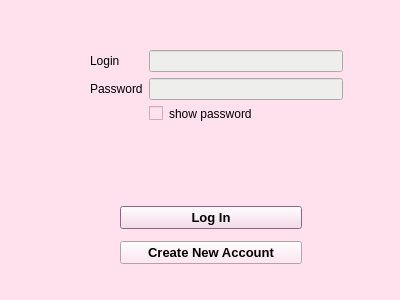
<?xml version="1.0" encoding="UTF-8"?>
<ui version="4.0">
 <class>login</class>
 <widget class="QDialog" name="login">
  <property name="geometry">
   <rect>
    <x>0</x>
    <y>0</y>
    <width>400</width>
    <height>300</height>
   </rect>
  </property>
  <property name="windowTitle">
   <string>Dialog</string>
  </property>
  <property name="styleSheet">
   <string notr="true">background-color: rgb(255, 224, 237);
border-color: rgb(173, 127, 168);
border-top-color: rgb(173, 127, 168);</string>
  </property>
  <widget class="QWidget" name="formLayoutWidget">
   <property name="geometry">
    <rect>
     <x>90</x>
     <y>50</y>
     <width>253</width>
     <height>115</height>
    </rect>
   </property>
   <layout class="QFormLayout" name="formLayout">
    <item row="0" column="0">
     <widget class="QLabel" name="login_label">
      <property name="styleSheet">
       <string notr="true">font: 700 11pt &quot;Source Code Pro&quot;;</string>
      </property>
      <property name="text">
       <string>Login</string>
      </property>
     </widget>
    </item>
    <item row="0" column="1">
     <widget class="QLineEdit" name="login_line_edit">
      <property name="styleSheet">
       <string notr="true">selection-background-color: rgb(239, 41, 41);
background-color: rgb(238, 238, 236);</string>
      </property>
     </widget>
    </item>
    <item row="1" column="0">
     <widget class="QLabel" name="password_label">
      <property name="styleSheet">
       <string notr="true">font: 700 11pt &quot;Source Code Pro&quot;;</string>
      </property>
      <property name="text">
       <string>Password</string>
      </property>
     </widget>
    </item>
    <item row="1" column="1">
     <widget class="QLineEdit" name="password_line_edit">
      <property name="styleSheet">
       <string notr="true">selection-background-color: rgb(239, 41, 41);
background-color: rgb(238, 238, 236);</string>
      </property>
      <property name="echoMode">
       <enum>QLineEdit::Password</enum>
      </property>
     </widget>
    </item>
    <item row="2" column="1">
     <widget class="QCheckBox" name="show_password_check_box">
      <property name="styleSheet">
       <string notr="true">alternate-background-color: rgb(238, 238, 236);
font: 11pt &quot;Source Code Pro&quot;;</string>
      </property>
      <property name="text">
       <string>show password</string>
      </property>
     </widget>
    </item>
   </layout>
  </widget>
  <widget class="QWidget" name="verticalLayoutWidget">
   <property name="geometry">
    <rect>
     <x>120</x>
     <y>200</y>
     <width>182</width>
     <height>71</height>
    </rect>
   </property>
   <layout class="QVBoxLayout" name="verticalLayout">
    <item>
     <widget class="QPushButton" name="log_in_button">
      <property name="font">
       <font>
        <pointsize>10</pointsize>
        <italic>false</italic>
        <bold>true</bold>
       </font>
      </property>
      <property name="styleSheet">
       <string notr="true">selection-background-color: rgb(173, 127, 168);
font: 700 10pt &quot;Source Code Pro&quot;;</string>
      </property>
      <property name="text">
       <string>Log In</string>
      </property>
     </widget>
    </item>
    <item>
     <widget class="QPushButton" name="create_new_account_button">
      <property name="font">
       <font>
        <pointsize>10</pointsize>
        <italic>false</italic>
        <bold>true</bold>
       </font>
      </property>
      <property name="styleSheet">
       <string notr="true">selection-background-color: rgb(173, 127, 168);
font: 700 10pt &quot;Source Code Pro&quot;;</string>
      </property>
      <property name="text">
       <string>Create New Account</string>
      </property>
     </widget>
    </item>
   </layout>
  </widget>
  <widget class="QLabel" name="information_label">
   <property name="geometry">
    <rect>
     <x>30</x>
     <y>170</y>
     <width>361</width>
     <height>21</height>
    </rect>
   </property>
   <property name="layoutDirection">
    <enum>Qt::LeftToRight</enum>
   </property>
   <property name="styleSheet">
    <string notr="true">font: 11pt &quot;Source Code Pro&quot;;</string>
   </property>
   <property name="text">
    <string/>
   </property>
   <property name="alignment">
    <set>Qt::AlignCenter</set>
   </property>
  </widget>
 </widget>
 <resources/>
 <connections/>
</ui>
